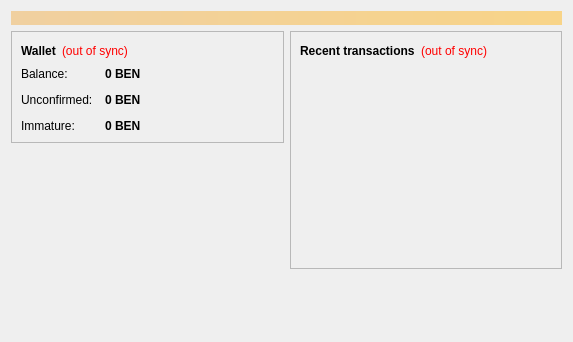
<?xml version="1.0" encoding="UTF-8"?>
<ui version="4.0">
 <class>OverviewPage</class>
 <widget class="QWidget" name="OverviewPage">
  <property name="geometry">
   <rect>
    <x>0</x>
    <y>0</y>
    <width>573</width>
    <height>342</height>
   </rect>
  </property>
  <property name="windowTitle">
   <string>Form</string>
  </property>
  <layout class="QVBoxLayout" name="topLayout">
   <item>
    <widget class="QLabel" name="labelAlerts">
     <property name="visible">
      <bool>false</bool>
     </property>
     <property name="styleSheet">
      <string notr="true">background-color: qlineargradient(x1: 0, y1: 0, x2: 1, y2: 0, stop:0 #F0D0A0, stop:1 #F8D488); color:#000000;</string>
     </property>
     <property name="wordWrap">
      <bool>true</bool>
     </property>
     <property name="margin">
      <number>3</number>
     </property>
    </widget>
   </item>
   <item>
    <layout class="QHBoxLayout" name="horizontalLayout" stretch="1,1">
     <item>
      <layout class="QVBoxLayout" name="verticalLayout_2">
       <item>
        <widget class="QFrame" name="frame">
         <property name="frameShape">
          <enum>QFrame::StyledPanel</enum>
         </property>
         <property name="frameShadow">
          <enum>QFrame::Raised</enum>
         </property>
         <layout class="QVBoxLayout" name="verticalLayout_4">
          <item>
           <layout class="QHBoxLayout" name="horizontalLayout_4">
            <item>
             <widget class="QLabel" name="label_5">
              <property name="font">
               <font>
                <weight>75</weight>
                <bold>true</bold>
               </font>
              </property>
              <property name="text">
               <string>Wallet</string>
              </property>
             </widget>
            </item>
            <item>
             <widget class="QLabel" name="labelWalletStatus">
              <property name="toolTip">
               <string>The displayed information may be out of date. Your wallet automatically synchronizes with the Bitcoin network after a connection is established, but this process has not completed yet.</string>
              </property>
              <property name="styleSheet">
               <string notr="true">QLabel { color: red; }</string>
              </property>
              <property name="text">
               <string notr="true">(out of sync)</string>
              </property>
              <property name="alignment">
               <set>Qt::AlignLeading|Qt::AlignLeft|Qt::AlignVCenter</set>
              </property>
             </widget>
            </item>
            <item>
             <spacer name="horizontalSpacer_2">
              <property name="orientation">
               <enum>Qt::Horizontal</enum>
              </property>
              <property name="sizeHint" stdset="0">
               <size>
                <width>40</width>
                <height>20</height>
               </size>
              </property>
             </spacer>
            </item>
           </layout>
          </item>
          <item>
           <layout class="QFormLayout" name="formLayout_2">
            <property name="fieldGrowthPolicy">
             <enum>QFormLayout::AllNonFixedFieldsGrow</enum>
            </property>
            <property name="horizontalSpacing">
             <number>12</number>
            </property>
            <property name="verticalSpacing">
             <number>12</number>
            </property>
            <item row="0" column="0">
             <widget class="QLabel" name="label">
              <property name="text">
               <string>Balance:</string>
              </property>
             </widget>
            </item>
            <item row="0" column="1">
             <widget class="QLabel" name="labelBalance">
              <property name="font">
               <font>
                <weight>75</weight>
                <bold>true</bold>
               </font>
              </property>
              <property name="cursor">
               <cursorShape>IBeamCursor</cursorShape>
              </property>
              <property name="toolTip">
               <string>Your current balance</string>
              </property>
              <property name="text">
               <string notr="true">0 BEN</string>
              </property>
              <property name="textInteractionFlags">
               <set>Qt::LinksAccessibleByMouse|Qt::TextSelectableByKeyboard|Qt::TextSelectableByMouse</set>
              </property>
             </widget>
            </item>
            <item row="1" column="0">
             <widget class="QLabel" name="label_3">
              <property name="text">
               <string>Unconfirmed:</string>
              </property>
             </widget>
            </item>
            <item row="1" column="1">
             <widget class="QLabel" name="labelUnconfirmed">
              <property name="font">
               <font>
                <weight>75</weight>
                <bold>true</bold>
               </font>
              </property>
              <property name="cursor">
               <cursorShape>IBeamCursor</cursorShape>
              </property>
              <property name="toolTip">
               <string>Total of transactions that have yet to be confirmed, and do not yet count toward the current balance</string>
              </property>
              <property name="text">
               <string notr="true">0 BEN</string>
              </property>
              <property name="textInteractionFlags">
               <set>Qt::LinksAccessibleByMouse|Qt::TextSelectableByKeyboard|Qt::TextSelectableByMouse</set>
              </property>
             </widget>
            </item>
            <item row="2" column="0">
             <widget class="QLabel" name="labelImmatureText">
              <property name="text">
               <string>Immature:</string>
              </property>
             </widget>
            </item>
            <item row="2" column="1">
             <widget class="QLabel" name="labelImmature">
              <property name="font">
               <font>
                <weight>75</weight>
                <bold>true</bold>
               </font>
              </property>
              <property name="toolTip">
               <string>Mined balance that has not yet matured</string>
              </property>
              <property name="text">
               <string notr="true">0 BEN</string>
              </property>
              <property name="textInteractionFlags">
               <set>Qt::LinksAccessibleByMouse|Qt::TextSelectableByKeyboard|Qt::TextSelectableByMouse</set>
              </property>
             </widget>
            </item>
           </layout>
          </item>
         </layout>
        </widget>
       </item>
       <item>
        <spacer name="verticalSpacer">
         <property name="orientation">
          <enum>Qt::Vertical</enum>
         </property>
         <property name="sizeHint" stdset="0">
          <size>
           <width>20</width>
           <height>40</height>
          </size>
         </property>
        </spacer>
       </item>
      </layout>
     </item>
     <item>
      <layout class="QVBoxLayout" name="verticalLayout_3">
       <item>
        <widget class="QFrame" name="frame_2">
         <property name="frameShape">
          <enum>QFrame::StyledPanel</enum>
         </property>
         <property name="frameShadow">
          <enum>QFrame::Raised</enum>
         </property>
         <layout class="QVBoxLayout" name="verticalLayout">
          <item>
           <layout class="QHBoxLayout" name="horizontalLayout_2">
            <item>
             <widget class="QLabel" name="label_4">
              <property name="text">
               <string>&lt;b&gt;Recent transactions&lt;/b&gt;</string>
              </property>
             </widget>
            </item>
            <item>
             <widget class="QLabel" name="labelTransactionsStatus">
              <property name="toolTip">
               <string>The displayed information may be out of date. Your wallet automatically synchronizes with the Bitcoin network after a connection is established, but this process has not completed yet.</string>
              </property>
              <property name="styleSheet">
               <string notr="true">QLabel { color: red; }</string>
              </property>
              <property name="text">
               <string notr="true">(out of sync)</string>
              </property>
              <property name="alignment">
               <set>Qt::AlignRight|Qt::AlignTrailing|Qt::AlignVCenter</set>
              </property>
             </widget>
            </item>
            <item>
             <spacer name="horizontalSpacer">
              <property name="orientation">
               <enum>Qt::Horizontal</enum>
              </property>
              <property name="sizeHint" stdset="0">
               <size>
                <width>40</width>
                <height>20</height>
               </size>
              </property>
             </spacer>
            </item>
           </layout>
          </item>
          <item>
           <widget class="QListView" name="listTransactions">
            <property name="styleSheet">
             <string notr="true">QListView { background: transparent; }</string>
            </property>
            <property name="frameShape">
             <enum>QFrame::NoFrame</enum>
            </property>
            <property name="verticalScrollBarPolicy">
             <enum>Qt::ScrollBarAlwaysOff</enum>
            </property>
            <property name="horizontalScrollBarPolicy">
             <enum>Qt::ScrollBarAlwaysOff</enum>
            </property>
            <property name="selectionMode">
             <enum>QAbstractItemView::NoSelection</enum>
            </property>
           </widget>
          </item>
         </layout>
        </widget>
       </item>
       <item>
        <spacer name="verticalSpacer_2">
         <property name="orientation">
          <enum>Qt::Vertical</enum>
         </property>
         <property name="sizeHint" stdset="0">
          <size>
           <width>20</width>
           <height>40</height>
          </size>
         </property>
        </spacer>
       </item>
      </layout>
     </item>
    </layout>
   </item>
  </layout>
 </widget>
 <resources/>
 <connections/>
</ui>
